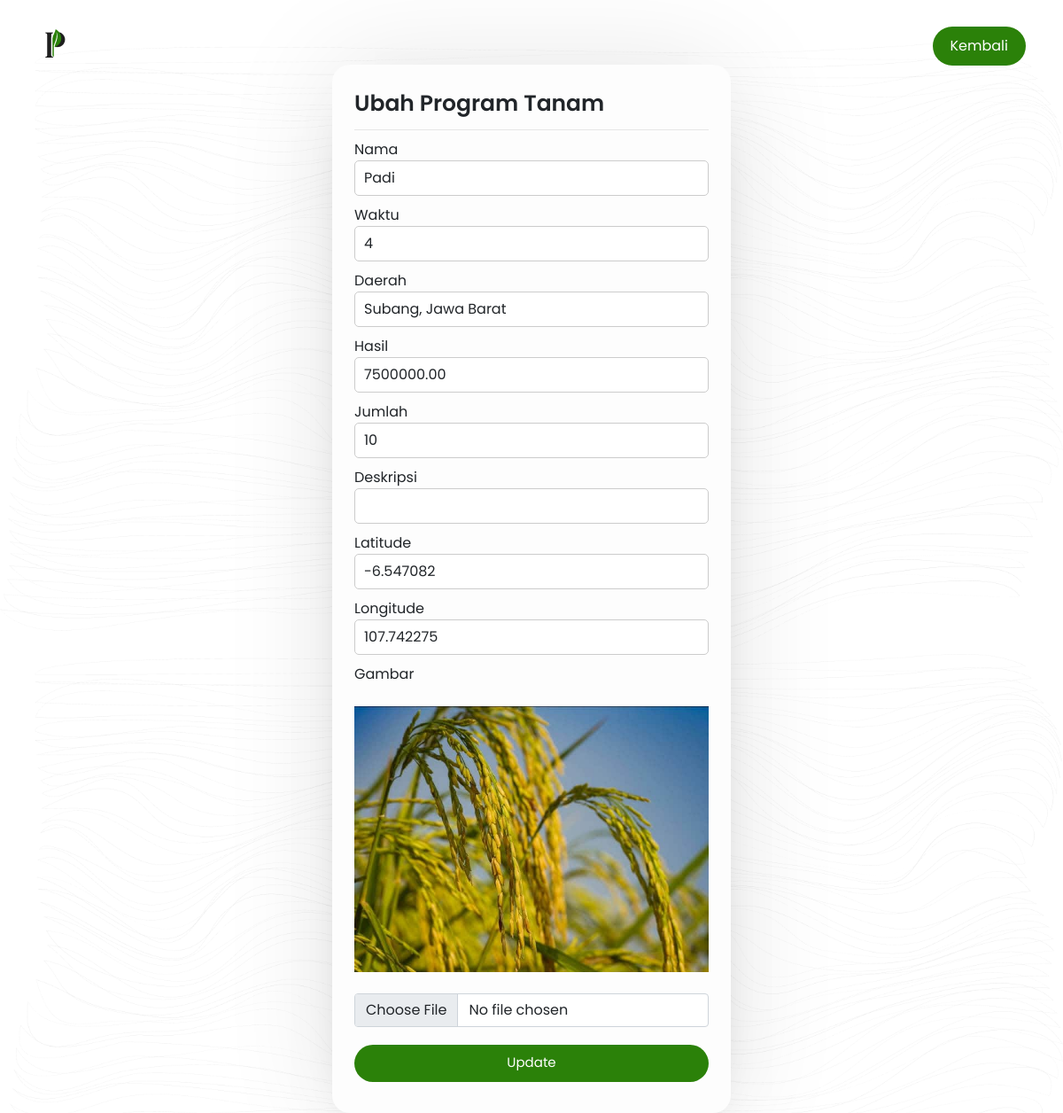
The page /admin/edit-programtanam.php?id=1 (signed in) on the database its author committed.
### tables this page shows
CREATE TABLE program_tanam (
    id INT AUTO_INCREMENT PRIMARY KEY,
    nama VARCHAR(255) NOT NULL,
    waktu INT NOT NULL,
    daerah VARCHAR(255) NOT NULL,
    hasil DECIMAL(10, 2) NOT NULL,
    gambar VARCHAR(255),
    jumlah INT NOT NULL,
    deskripsi TEXT,
    latitude DECIMAL(9,6),
    longitude DECIMAL(9,6)
);

### admin/edit-programtanam.php (the view, shortened to what this page needs)
<?php
include("../php/config.php");
if (isset($_GET['id'])) {
    $id = $_GET['id'];
    $query = "SELECT * FROM program_tanam WHERE id = $id";
    $result = mysqli_query($con, $query);
    $program = mysqli_fetch_assoc($result);
}
?>
<!DOCTYPE html>
<html lang="en">
<head>
    <link rel="stylesheet" href="../css/bootstrap.min.css">
    <link rel="stylesheet" href="../css/login.css">
</head>
<body class="body-fixed">
    <header class="site-header">
        <div class="container">
            <div class="row">
                <div class="col-lg-2">
                    <div class="header-logo">
                        <a href="../menu.php">
                            <img src="../image/logo_petanipintar.png" width="40" height="40" alt="Logo">
                        </a>
                    </div>
                </div>
                <div class="col-lg-10">
                    <div class="main-navigation">
                        <nav class="header-menu">
                            <ul class="menu">
                                <li>
                                    <button onclick="window.location.href='dashboard-2.php'" class="signup">Kembali</button>
                                </li>
                            </ul>
                        </nav>
                    </div>
                </div>
            </div>
        </div>
    </header>
    <div id="viewport">
        <div id="js-scroll-content">
            <div class="repeat-img" style="background-image: url('../image/pattern1_background.png');">
                <div section="main-banner">
                    <div class="sec-wp">
                        <div class="box-container mt-5">
                            <div class="box form-box">
                                <header>Ubah Program Tanam</header>
                                <form action="edit-programtanam.php?id=<?php echo $program['id']; ?>" method="post" enctype="multipart/form-data">
                                    <div class="field input">
                                        <label for="nama">Nama</label>
                                        <input type="text" class="form-control" id="nama" name="nama" value="<?php echo $program['nama']; ?>" required>
                                    </div>
                                    <div class="field input">
                                        <label for="waktu">Waktu</label>
                                        <input type="number" class="form-control" id="waktu" name="waktu" value="<?php echo $program['waktu']; ?>" required>
                                    </div>
                                    <div class="field input">
                                        <label for="daerah">Daerah</label>
                                        <input type="text" class="form-control" id="daerah" name="daerah" value="<?php echo $program['daerah']; ?>" required>
                                    </div>
                                    <div class="field input">
                                        <label for="hasil">Hasil</label>
                                        <input type="number" step="0.01" class="form-control" id="hasil" name="hasil" value="<?php echo $program['hasil']; ?>" required>
                                    </div>
                                    <div class="field input">
                                        <label for="jumlah">Jumlah</label>
                                        <input type="number" class="form-control" id="jumlah" name="jumlah" value="<?php echo $program['jumlah']; ?>" required>
                                    </div>
                                    <div class="field input">
                                        <label for="deskripsi">Deskripsi</label>
                                        <input type="text" class="form-control" id="deskripsi" name="deskripsi" value="<?php echo $program['deskripsi']; ?>">
                                    </div>
                                    <div class="field input">
                                        <label for="latitude">Latitude</label>
                                        <input type="number" step="0.000001" class="form-control" id="latitude" name="latitude" value="<?php echo $program['latitude']; ?>">
                                    </div>
                                    <div class="field input">
                                        <label for="longitude">Longitude</label>
                                        <input type="number" step="0.000001" class="form-control" id="longitude" name="longitude" value="<?php echo $program['longitude']; ?>">
                                    </div>
                                    <div class="field">
                                        <label for="gambar">Gambar</label><br>
                                        <img src="../image/tanaman/<?php echo $program['gambar']; ?>" width="400"><br>
                                        <input type="file" class="form-control" id="gambar" name="gambar">
                                    </div>
                                    <div class="field">
                                        <button type="submit" class="btn">Update</button>
                                    </div>
                                </form>
                            </div>
                        </div>
                    </div>
                </div>
            </div>
        </div>
    </div>
</body>
</html>

### css/login.css (style rules this page uses)
* { box-sizing: border-box; }
body { background-color: white; font-family: "Poppins", sans-serif; text-rendering: optimizeLegibility; }
body, html { overflow-x: hidden; }
img { max-width: 100%; }
a { background-color: transparent; text-decoration: none; outline: none; }
button { padding: 10px 20px; font-weight: 400; background-color: transparent; text-decoration: none; outline: none; }
ul { list-style: none; margin: 0; padding: 0; }
.sec-wp { position: relative; z-index: 1; }
.repeat-img { background-size: contain; background-repeat: repeat; }
.site-header { position: fixed; display: flex; align-items: center; padding: 30px 0; top: 0; left: 0; width: 100%; z-index: 99; transition: 0.5s; border-bottom: 1px solid transparent; }
.main-navigation { display: flex; width: 100%; height: 100%; justify-content: flex-end; align-items: center; }
.main-navigation .menu li { display: inline-block; position: relative; margin: 0 6px; }
.main-navigation .menu li:first-child { margin-left: 0; }
.main-navigation .menu li:last-child { margin-right: 0; }
.box-container { padding-top: 25px; display: flex; align-items: center; justify-content: center; min-height: 90vh; }
.box { background: #fdfdfd; display: flex; flex-direction: column; padding: 25px 25px; border-radius: 20px; box-shadow: 0 0 128px 0 rgba(0, 0, 0, 0.1), 0 32px 64px -48px rgba(0, 0, 0, 0.5); }
.form-box { width: 450px; margin: 0px 10px; }
.form-box header { font-size: 25px; font-weight: 600; padding-bottom: 10px; border-bottom: 1px solid #e6e6e6; margin-bottom: 10px; }
.form-box form .field { display: flex; margin-bottom: 10px; flex-direction: column; }
.form-box form .input input { height: 40px; width: 100%; font-size: 16px; padding: 0 10px; border-radius: 5px; border: 1px solid #ccc; outline: none; }
.btn { height: 42px; background: #2b8109; border: 0; color: white; font-size: 15px; cursor: pointer; transition: all 0.3s; margin-top: 10px; padding: 0px 10px; border-radius: 60px; }
.signup { margin-left: 10px; background-color: #2b8109; color: white; outline: none; border: none; border-radius: 30px; text-decoration: none; transition: 0.8s cubic-bezier(0.22, 0.78, 0.45, 1.02); }
@media (max-width: 1399px) { .main-navigation .menu li { margin: 0 3px; } }

### rows shown on the page
program_tanam: nama "Padi", waktu "4", daerah "Subang, Jawa Barat", hasil "7500000.00", jumlah "10", latitude "-6.547082", longitude "107.742275", gambar (picture)
